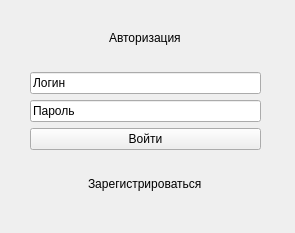
<?xml version="1.0" encoding="UTF-8"?>
<ui version="4.0">
 <class>Form</class>
 <widget class="QWidget" name="Form">
  <property name="geometry">
   <rect>
    <x>0</x>
    <y>0</y>
    <width>295</width>
    <height>233</height>
   </rect>
  </property>
  <property name="windowTitle">
   <string>Form</string>
  </property>
  <widget class="QWidget" name="layoutWidget">
   <property name="geometry">
    <rect>
     <x>30</x>
     <y>10</y>
     <width>231</width>
     <height>201</height>
    </rect>
   </property>
   <layout class="QVBoxLayout" name="verticalLayout">
    <item alignment="Qt::AlignHCenter">
     <widget class="QLabel" name="label">
      <property name="text">
       <string>Авторизация</string>
      </property>
     </widget>
    </item>
    <item>
     <widget class="QLineEdit" name="lineEdit">
      <property name="text">
       <string>Логин</string>
      </property>
     </widget>
    </item>
    <item>
     <widget class="QLineEdit" name="lineEdit_2">
      <property name="text">
       <string>Пароль</string>
      </property>
     </widget>
    </item>
    <item>
     <widget class="QPushButton" name="pushButton">
      <property name="text">
       <string>Войти</string>
      </property>
     </widget>
    </item>
    <item alignment="Qt::AlignHCenter">
     <widget class="QLabel" name="label_2">
      <property name="text">
       <string>Зарегистрироваться</string>
      </property>
     </widget>
    </item>
   </layout>
  </widget>
 </widget>
 <resources/>
 <connections/>
</ui>
